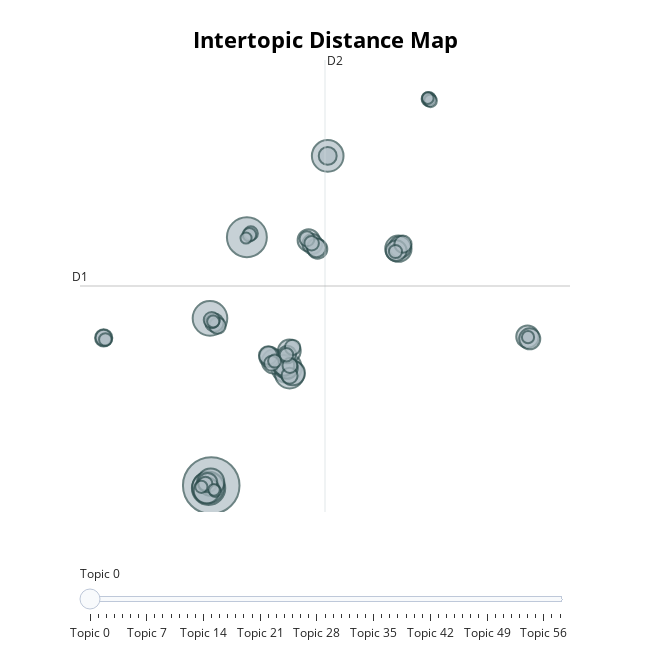

Notebook cell for this chart:
### Code cell
fig7 = topic_model.visualize_topics()
fig7
